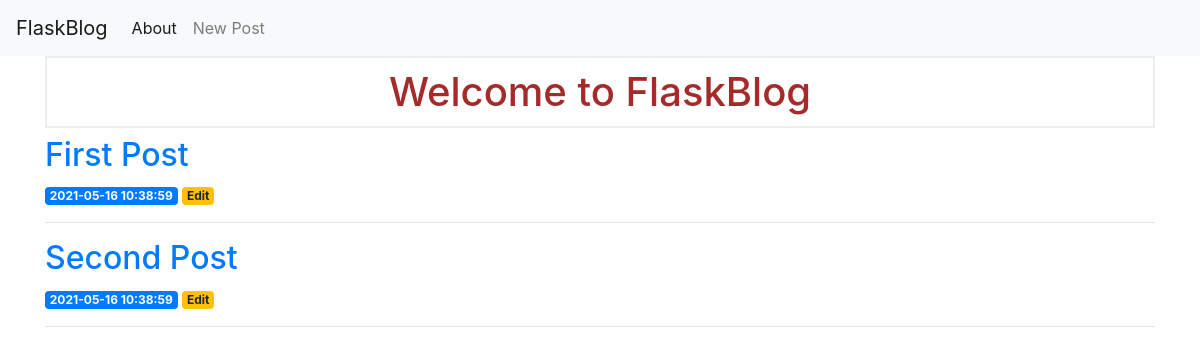
Before: / with the older database file.
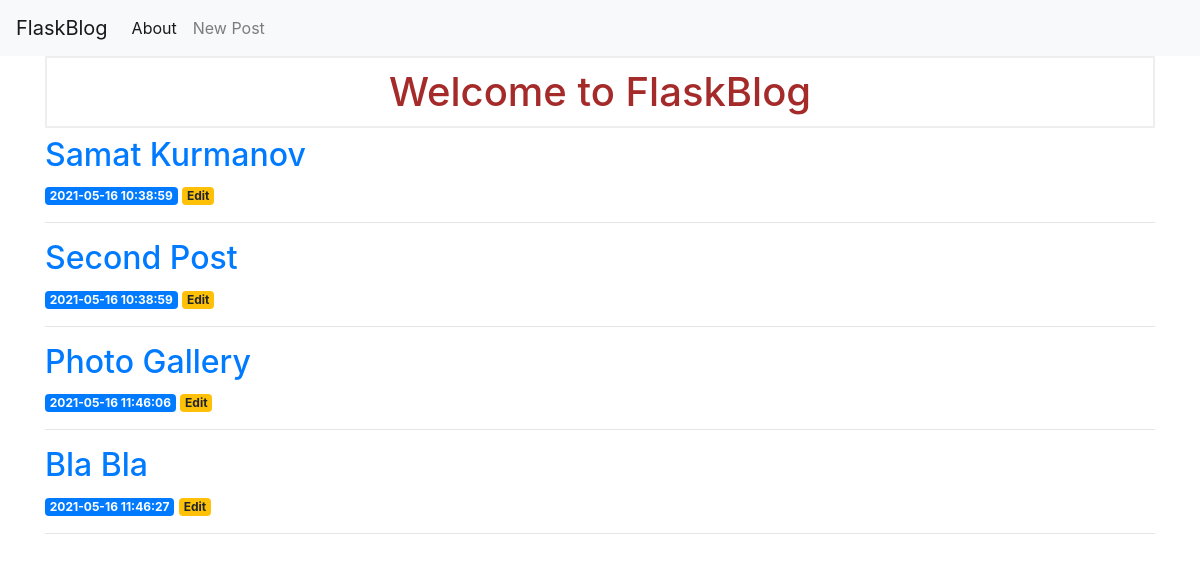
After: the same page with the newer database file.
### tables this page shows
CREATE TABLE posts (
    id INTEGER PRIMARY KEY AUTOINCREMENT,
    created TIMESTAMP NOT NULL DEFAULT CURRENT_TIMESTAMP,
    title TEXT NOT NULL,
    content TEXT NOT NULL
);

### app.py (the view)
@app.route('/')
def index():
    conn = get_db_connection()
    posts = conn.execute('SELECT * FROM posts').fetchall()
    conn.close()
    return render_template('index.html', posts=posts)

### app.py (called while the page is built)
def get_db_connection():
    conn = sqlite3.connect('database.db')
    conn.row_factory = sqlite3.Row
    return conn

### templates/index.html
{% extends 'base.html' %}
{% block content %}
    <h1>{% block title %} Welcome to FlaskBlog {% endblock %}</h1>
    {% for post in posts %}
        <a href="{{ url_for('post', post_id=post['id']) }}">
            <h2>{{ post['title'] }}</h2>
        </a>
        <span class="badge badge-primary">{{ post['created'] }}</span>
        <a href="{{ url_for('edit', id=post['id']) }}">
            <span class="badge badge-warning">Edit</span>
        </a>
        <hr>
    {% endfor %}
{% endblock %}

### templates/base.html (shortened to what this page needs)
<!doctype html>
<html lang="en">
  <head>
    <link rel="stylesheet" href="{{ url_for('static', filename= 'css/style.css') }}">
    <link rel="stylesheet" href="https://stackpath.bootstrapcdn.com/bootstrap/4.3.1/css/bootstrap.min.css">
  </head>
  <body>
    <nav class="navbar navbar-expand-md navbar-light bg-light">
        <a class="navbar-brand" href="{{ url_for('index')}}">FlaskBlog</a>
        <div class="collapse navbar-collapse" id="navbarNav">
            <ul class="navbar-nav">
            <li class="nav-item active">
                <a class="nav-link" href="#">About</a>
            </li>
            <li class="nav-item">
              <a class="nav-link" href="{{url_for('create')}}">New Post</a>
            </li>
            </ul>
        </div>
    </nav>
    <div class="container">
        {% block content %} {% endblock %}
    </div>
  </body>
</html>

### static/css/style.css (style rules this page uses)
h1 { border: 2px #eee solid; color: brown; text-align: center; padding: 10px; }

Changed rows visible on the page:
changed posts: title "First Post" → "Samat Kurmanov"
added posts: title "Photo Gallery", created "2021-05-16 11:46:06"
added posts: title "Bla Bla", created "2021-05-16 11:46:27"
